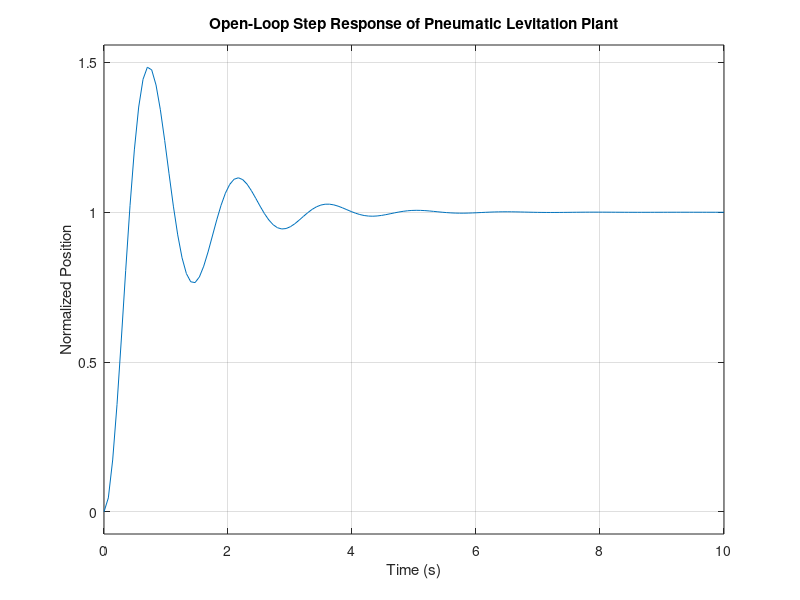

The MATLAB source for this figure: (Note: this script raises an error after producing the figure.)
clc;
clear;
close all;

%% Pneumatic Levitation System - Plant Model
% Mathematical model used in the original project.
%
% Equivalent second-order model:
%
%   m*y''(t) + b*y'(t) + k*y(t) = u(t)
%
% Nominal parameters:
%   m = 0.05
%   b = 0.10
%   k = 1

m = 0.05;
b = 0.10;
k = 1;

%% Transfer Function

% G(s) = 1 / (m*s^2 + b*s + k)

num = 1;
den = [m b k];

G = tf(num, den);

disp('Plant transfer function:');
G

%% Normalized Transfer Function
%
% Dividing numerator and denominator by m:
%
% G(s) = 20 / (s^2 + 2s + 20)

G_normalized = tf(20, [1 2 20]);

disp('Normalized plant transfer function:');
G_normalized

%% Open-Loop Step Response

figure;

step(G_normalized, 10);

grid on;

title('Open-Loop Step Response of Pneumatic Levitation Plant');
xlabel('Time (s)');
ylabel('Normalized Position');

%% Step Response Information

plant_info = stepinfo(G_normalized);

disp('Open-loop step response information:');
disp(plant_info);

%% Open-Loop Bode Diagram

figure;

margin(G_normalized);

grid on;

title('Bode Diagram of the Uncontrolled Plant');
